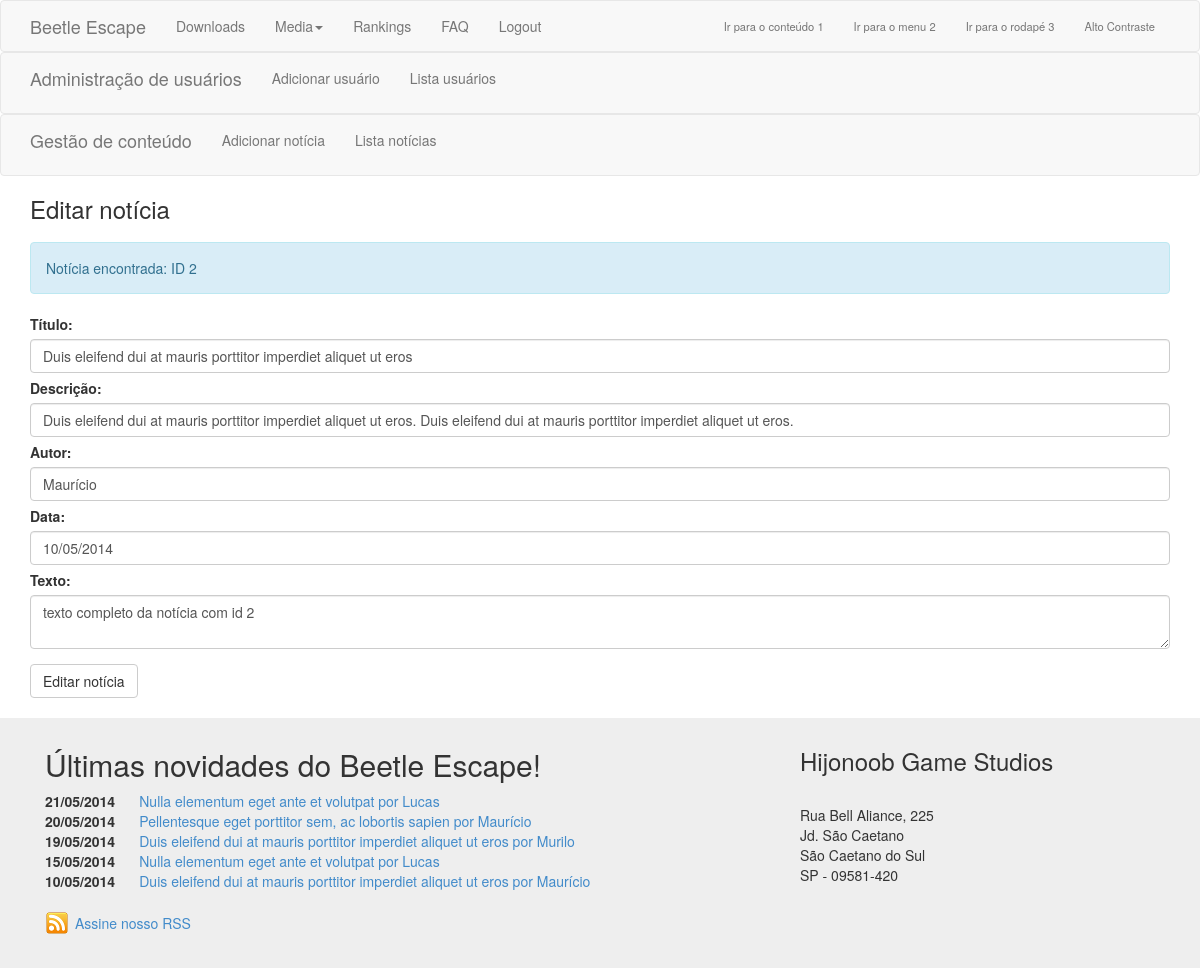
The page /editanoticia.php?id=2 (signed in) on the database as committed earlier.
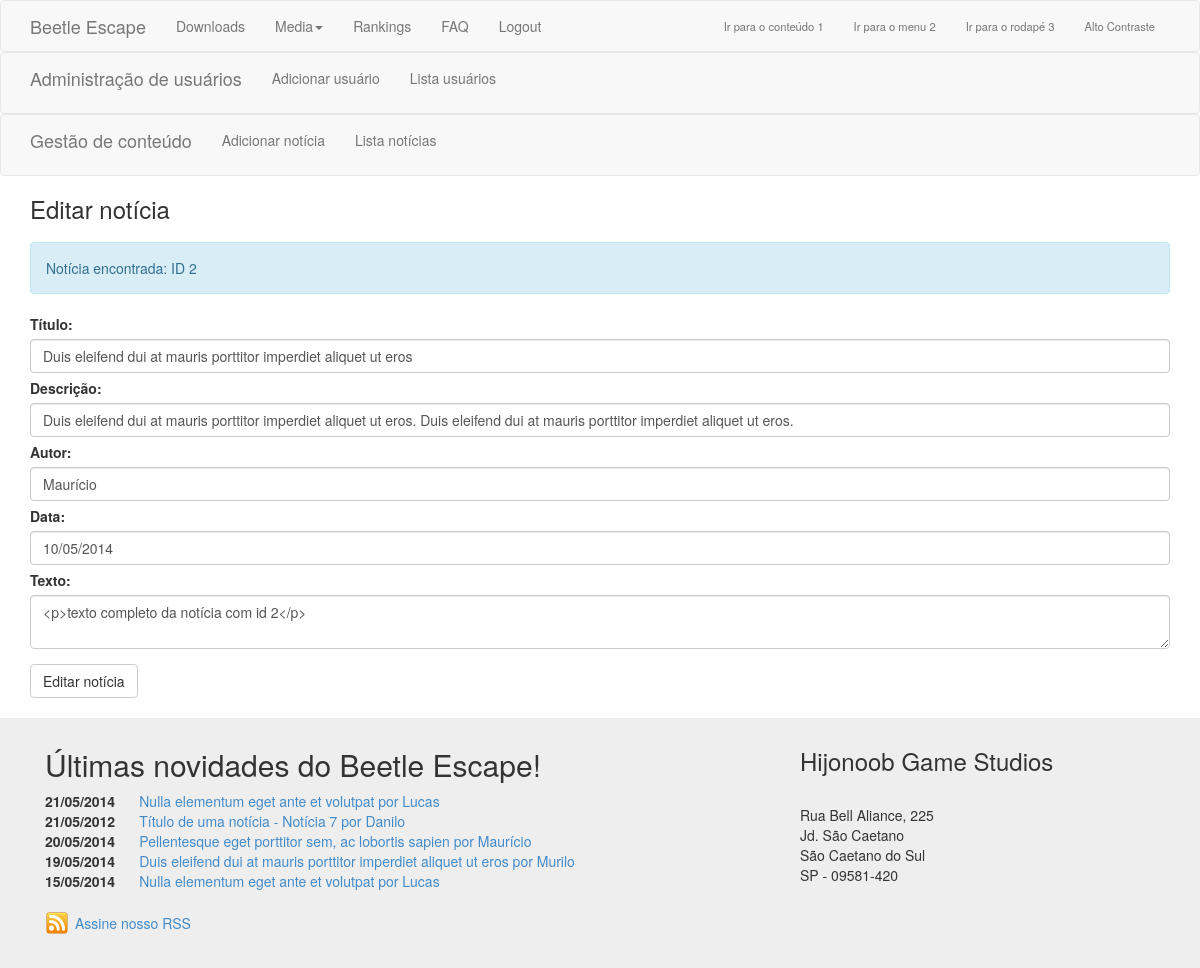
The same page on the database as committed later.
### tables this page shows
CREATE TABLE `noticias` (
  `id` int(200) NOT NULL AUTO_INCREMENT,
  `titulo` varchar(200) NOT NULL,
  `descricao` varchar(600) NOT NULL,
  `autor` varchar(100) NOT NULL,
  `data` varchar(100) NOT NULL,
  `texto` varchar(5000) NOT NULL,
  PRIMARY KEY (`id`),
  UNIQUE KEY `id` (`id`)
);

### editanoticia.php (the view, shortened to what this page needs)
<?php
	include 'templates/header.php';
?>
			<h3> Editar notícia </h3>
			<?php
				include 'restrito/conexao.php';
				$id = htmlspecialchars($_GET["id"]);
				if($id){
					if ($sql = $conexao->prepare("SELECT titulo, descricao, autor, data, texto FROM noticias WHERE id = ?")) {
						$sql->bind_param('i', $id);
						$sql->execute();
						$sql->bind_result($titulo, $descricao, $autor, $data, $texto);
						if ($titulo == ''){
							echo "<div class='alert alert-warning'> Notícia não encontrada </div>";
						} else {
							echo "<div class='alert alert-info'> Notícia encontrada: ID ". $id . "</div>";
						}
					}
				}
			?>
			<form action="" method="POST" id="editanoticia">
				<label for="titulo"> Título: </label>
					<input type="text" placeholder="título da notícia" class="form-control" name="titulo" value=<?php echo "'". $titulo . "'"; ?> autofocus />
				<label for="descricao"> Descrição: </label>
					<input type="text" placeholder="descrição da notícia" class="form-control" name="descricao" value=<?php echo "'". $descricao . "'"; ?> />
				<label for="autor"> Autor: </label>
					<input type="text" placeholder="autor da notícia" class="form-control" name="autor" value=<?php echo "'". $autor . "'"; ?> />
				<label for="data"> Data: </label>
					<input type="text" placeholder="data da notícia" class="form-control" name="data" value=<?php echo "'". $data . "'"; ?> />
				<label for="texto"> Texto: </label>
					<textarea class="form-control" name="texto" placeholder="texto da notícia"><?php echo $texto; ?></textarea>
				<input type="submit" name="editar" value="Editar notícia" class="btn btn-default" />
			</form>
		</div>
<?php include 'templates/footer.php' ?>

### templates/footer.php (shortened to what this page needs)
      <div class="jumbotron footer" id="arodape">
          <div class="container">
              <div class="col-md-8" id="mailing-form" >
                <h2>Últimas novidades do Beetle Escape!</h2>
                <div class="listanoticia">
                  <dl class="dl-horizontal">
                    <?php
                      include 'restrito/conexao.php';
                      $resultado = $conexao->query("SELECT titulo, autor, data, id FROM noticias ORDER BY data DESC LIMIT 5");
                      while ($linha = $resultado->fetch_assoc()){
                        echo '<dt>' . $linha['data'] . '</dt>';
                        echo '<dd> <a href="noticia.php?id=' . $linha['id'] . '">' . $linha['titulo'] .' por '. $linha['autor'] .' </a></dd>';
                      }
                    ?>
                  </dl>
                </div>
                <h5><a class="rss_icon" href="rss.php">Assine nosso RSS</a></h5>
              </div>
              <div class="col-md-4">
                  <h3>Hijonoob Game Studios</h3><br>
                  Rua Bell Aliance, 225<br>
                  Jd. São Caetano<br>
                  São Caetano do Sul<br>
                  SP - 09581-420
              </div>
          </div>
      </div>
  </body>
</html>

Rows that differ between the two databases and show on the page:
no longer on one of the page's lists (row edited): noticias: data "10/05/2014", titulo "Duis eleifend dui at mauris porttitor imperdiet aliquet ut eros", autor "Maurício"
changed noticias: texto "texto completo da notícia com id 2" → "<p>texto completo da notícia com id 2</p>"
added noticias: data "21/05/2012", titulo "Título de uma notícia - Notícia 7", autor "Danilo"
